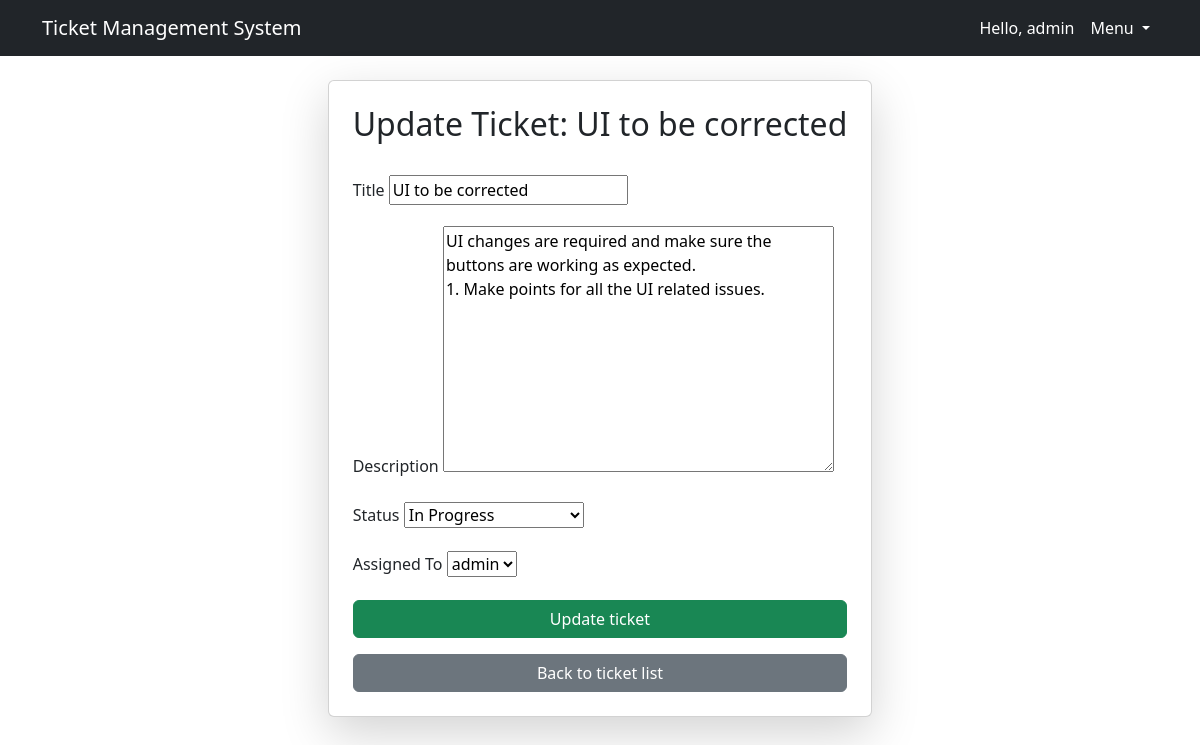
The app's page /bugs/update/1/ (signed in) with its own data.
### tracker/models.py (models this page shows, shortened)
class Bug(models.Model):
    STATUS_CHOICES = [
        ('Open', 'Open'),
        ('In Progress', 'In Progress'),
        ('Ready for Testing', 'Ready for Testing'),
        ('Reopened', 'Reopened'),
        ('Moved to UAT', 'Moved to UAT'),
        ('Moved to Production', 'Moved to Production'),
        ('Resolved', 'Resolved'),
        ('Closed', 'Closed'),
    ]
    title = models.CharField(max_length=200)
    description = models.TextField()
    status = models.CharField(max_length=20, choices=STATUS_CHOICES, default='Open')
    created_at = models.DateTimeField(auto_now_add=True)
    assigned_to = models.ForeignKey(User, on_delete=models.SET_NULL, null=True, blank=True, related_name='assigned_to')
    modified_at = models.DateTimeField(auto_now=True)
    modified_by = models.ForeignKey(User, on_delete=models.SET_NULL, null=True, blank=True, related_name='modified_by')
    created_by = models.ForeignKey(User, on_delete=models.SET_NULL, null=True, blank=True, related_name='created_by')
    project = models.ForeignKey(Project, on_delete=models.CASCADE)

### tracker/views.py (the view)
# urls.py: path('bugs/update/<int:bug_id>/', views.update_bug, name='update_bug'),
@login_required
def update_bug(request, bug_id):
    bug = get_object_or_404(Bug, id=bug_id)
    if request.method == 'POST':
        form = BugUpdateForm(request.POST, instance=bug)
        if form.is_valid():
            bug = form.save(commit=False)
            bug.modified_by = request.user
            bug.save()
            messages.success(request, f"Bug '{bug.title}' updated successfully!")
            return redirect('bug_list')  # Redirect to the bug list or details page
        else:
            messages.error(request, "Error updating bug. Please check the form.")
    else:
        form = BugUpdateForm(instance=bug)
    return render(request, 'tracker/update_bug.html', {'form': form, 'bug': bug})

### tracker/forms.py
class BugUpdateForm(forms.ModelForm):
    class Meta:
        model = Bug
        fields = ['title', 'description', 'status', 'assigned_to']

### tracker/templates/tracker/update_bug.html (shortened to what this page needs)
{% extends 'tracker/base.html' %}
{% block content %}
<div class="container d-flex justify-content-center align-items-center vh-85">
    <div class="card p-4 shadow-lg" style="width: auto; max-width: Auto;">
        <div class="text-center mb-4">
            <h2 class="text-nowrap">Update Ticket: {{ bug.title }}</h2>
        </div>
        <form method="post">
            <div class="mb-3">
                <label for="id_title" class="form-label">Title</label>
                {{ form.title }}
            </div>
            <div class="mb-3">
                <label for="id_description" class="form-label">Description</label>
                {{ form.description }}
            </div>
            <div class="mb-3">
                <label for="id_status" class="form-label">Status</label>
                {{ form.status }}
            </div>
            <div class="mb-3">
                <label for="id_assigned_to" class="form-label">Assigned To</label>
                {{ form.assigned_to }}
            </div>
            <button type="submit" class="btn btn-success w-100">Update ticket</button>
        </form>
        <a href="{% url 'bug_list' %}" class="btn btn-secondary w-100 mt-3">Back to ticket list</a>
    </div>
</div>
{% endblock %}

### tracker/templates/tracker/base.html (shortened to what this page needs)
<!DOCTYPE html>
<html lang="en">
<head>
    <link rel="stylesheet" href="https://cdn.jsdelivr.net/npm/bootstrap@5.3.0/dist/css/bootstrap.min.css">
</head>
<body>
    <nav class="navbar navbar-expand-lg navbar-dark bg-dark">
        <div class="container">
            <a class="navbar-brand" href="{% url 'home' %}">Ticket Management System</a>
            <div class="collapse navbar-collapse justify-content-end" id="navbarNav">
                <ul class="navbar-nav">
                    {% if user.is_authenticated %}
                        <li class="nav-item">
                            <span class="nav-link text-white">Hello, {{ user.username }}</span>
                        </li>
                        <li class="nav-item dropdown">
                            <a class="nav-link dropdown-toggle text-white" href="#" id="dropdownMenuButton2" role="button" data-bs-toggle="dropdown" aria-expanded="false">
                                Menu
                            </a>
                        </li>
                    {% else %}
                        <li class="nav-item">
                            <a class="nav-link btn btn-primary text-white" href="{% url 'login' %}">Login</a>
                        </li>
                    {% endif %}
                </ul>
            </div>
        </div>
    </nav>
        <div class="container mt-4">
            {% block content %}
            {% endblock %}
        </div>
</body>
</html>

### records on screen
Bug: title "UI to be corrected", description "UI changes are required and make sure the buttons are working as expected. 1. Make points for all the UI related issues.", status "In Progress", assigned_to "admin"

### other values on screen
{{ user.username }} "admin"
